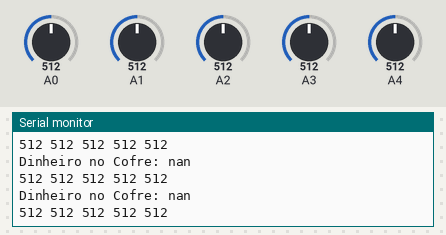
The sketch below on a simulated Arduino Uno, built with avr-gcc and run on an emulated ATmega328P. Parts: the last lines printed to the serial monitor. The test bench sets the inputs (shaded band); at power-on: A0 = 512, A1 = 512, A2 = 512, A3 = 512, A4 = 512. EEPROM starts erased.

Above: at 1.3 s.
1.4 s: A0 set to 716
At 1.83 s:
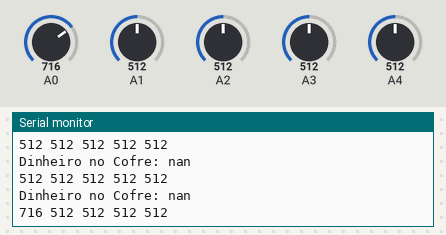
2.9 s: A1 set to 716
At 3.33 s:
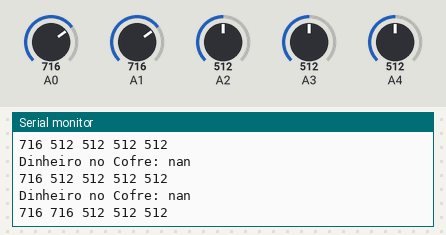
4.4 s: A2 set to 716
At 4.84 s:
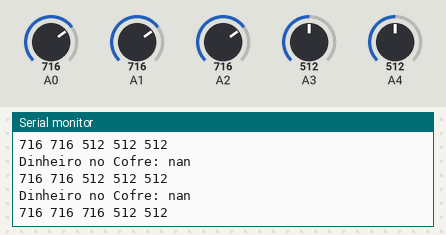
5.9 s: A3 set to 716
At 6.35 s:
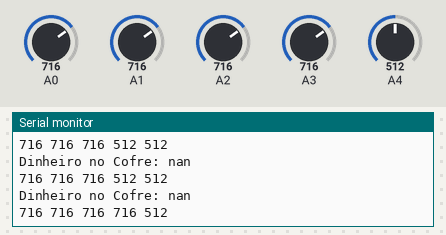
7.4 s: A4 set to 716
At 7.85 s:
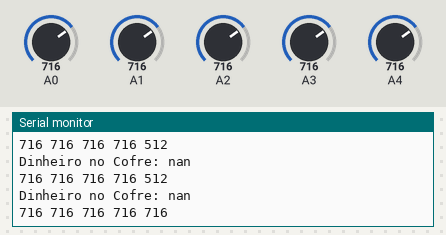
8.9 s: A0 set to 992
At 9.36 s:
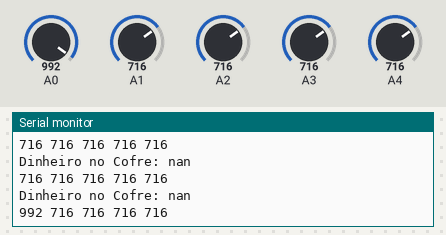
Timing chart, 0 to 11.4 s (numbered marks = the images above; inputs shaded):
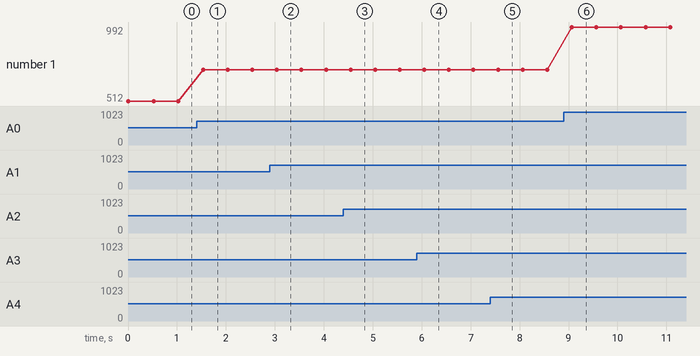

The sketch:

cofrinhoLDR.ino.ino
```cpp
#include <EEPROM.h>

//const int ldrPin = A0; // Pino analógico conectado ao LDR
int valorAcumuladoEndereco = 0; // Endereço na EEPROM onde o valor acumulado é armazenado

float valorAcumulado = 0.0; // Valor acumulado em ponto flutuante

void setup(){
  Serial.begin(9600);
  // Carrega o valor acumulado da EEPROM ao iniciar
  EEPROM.get(valorAcumuladoEndereco, valorAcumulado);
}

void loop() {
  int LDR_10C = analogRead(A0);
  int LDR_5C = analogRead(A1);
  int LDR_50C = analogRead(A2);
  int LDR_25C = analogRead(A3);
  int LDR_1R = analogRead(A4);

  Serial.print(LDR_10C);
  Serial.print(" ");
  Serial.print(LDR_5C);
  Serial.print(" ");
  Serial.print(LDR_50C);
  Serial.print(" ");
  Serial.print(LDR_25C);
  Serial.print(" ");
  Serial.print(LDR_1R);
  Serial.println(" ");

  delay(500);

  int LDR_10C2 = analogRead(A0);
  int LDR_5C2 = analogRead(A1);
  int LDR_50C2 = analogRead(A2);
  int LDR_25C2 = analogRead(A3);
  int LDR_1R2 = analogRead(A4);

  if (LDR_10C != LDR_10C2 ) {
    valorAcumulado += 0.1; // Adiciona 0.5 ao valor acumulado
    EEPROM.put(valorAcumuladoEndereco, valorAcumulado); // Armazena o valor acumulado na EEPROM
  }

  if (LDR_5C != LDR_5C2 ) {
    valorAcumulado += 0.05; // Adiciona 0.5 ao valor acumulado
    EEPROM.put(valorAcumuladoEndereco, valorAcumulado); // Armazena o valor acumulado na EEPROM
  }

  if (LDR_50C != LDR_50C2 ) {
    valorAcumulado += 0.5; // Adiciona 0.5 ao valor acumulado
    EEPROM.put(valorAcumuladoEndereco, valorAcumulado); // Armazena o valor acumulado na EEPROM
  }

  if (LDR_25C != LDR_25C2 ) {
    valorAcumulado += 0.25; // Adiciona 0.5 ao valor acumulado
    EEPROM.put(valorAcumuladoEndereco, valorAcumulado); // Armazena o valor acumulado na EEPROM
  }

  if (LDR_1R != LDR_1R2 ) {
    valorAcumulado += 1; // Adiciona 0.5 ao valor acumulado
    EEPROM.put(valorAcumuladoEndereco, valorAcumulado); // Armazena o valor acumulado na EEPROM
  }


  Serial.print("Dinheiro no Cofre: ");
  Serial.println(valorAcumulado, 2);


}
```

Measured:
- after the input at 1.4 s, the serial monitor: prints a new line after 0.13 s (image 1)
- after the input at 2.9 s, the serial monitor: prints a new line after 0.14 s (image 2)
- after the input at 4.4 s, the serial monitor: prints a new line after 0.15 s (image 3)
- after the input at 5.9 s, the serial monitor: prints a new line after 0.15 s (image 4)
- after the input at 7.4 s, the serial monitor: prints a new line after 0.16 s (image 5)
- after the input at 8.9 s, the serial monitor: prints a new line after 0.17 s (image 6)
- plotted number 1: 512 → 716 after the input at 1.4 s, 716 → 992 after the input at 8.9 s
